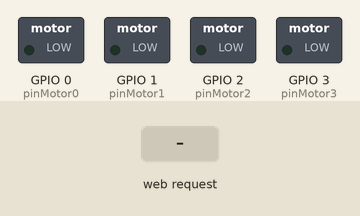
This sketch was run on a simulated ESP8266 (NodeMCU). Parts: switched loads named in the sketch (green lamp = pin HIGH). Inputs (shaded band) come from the test bench. WiFi joins after 1.5 s; servers stay silent unless stated; what the sketch prints to the serial monitor is not drawn.

Above: at 2.7 s.
2.8 s: HTTP request GET /run?w0=1 received
At 3.4 s:
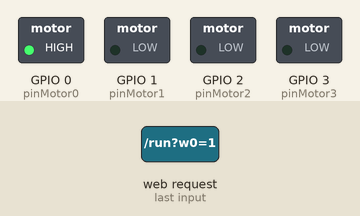
4.3 s: HTTP request GET /run?w1=1 received
At 4.6 s:
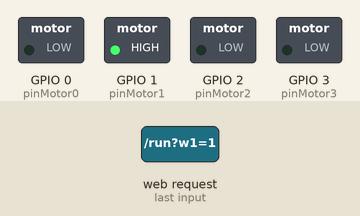
5.8 s: HTTP request GET /run?w2=1 received
At 6.9 s:
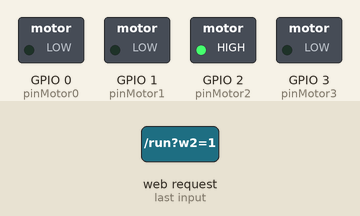
7.3 s: HTTP request GET /run?w0=1&w1=1&w2=1 received
At 8.0 s:
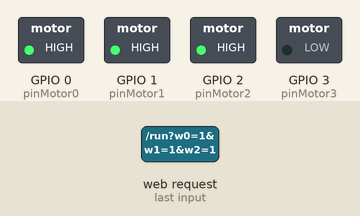
8.8 s: HTTP request GET /run received
At 9.2 s:
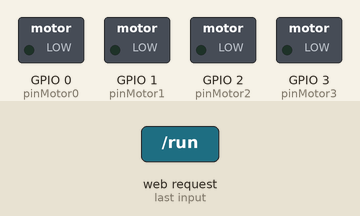
10.3 s: HTTP request GET /run?w0=120 received
At 11.5 s:
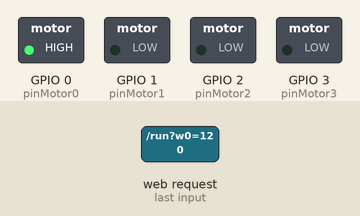
Timing chart, 0 to 12.8 s (numbered marks = the images above; inputs shaded):
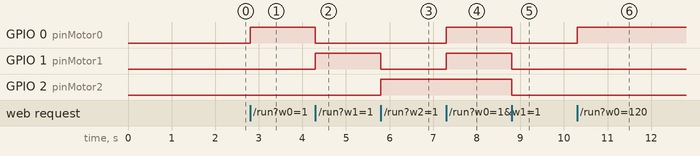

The sketch:

carUpgrade.ino
```cpp
#include <ESP8266WiFi.h>
#include <ESP8266WebServer.h>

#define pinMotor0 0
#define pinMotor1 1
#define pinMotor2 2
#define pinMotor3 3
IPAddress staticIP(192, 168, 0, 69);
IPAddress gateway(192, 168, 0, 1);   //IP Address of your WiFi Router (Gateway)
IPAddress subnet(255, 255, 255, 0);  //Subnet mask
IPAddress dns(8, 8, 8, 8);  //DNS
const char* deviceName = "esp'Ael";
ESP8266WebServer server(80); //Server on port 80
void setup() {

  pinMode(pinMotor0, OUTPUT);
  pinMode(pinMotor1, OUTPUT);
  pinMode(pinMotor2, OUTPUT);
  pinMode(pinMotor3, OUTPUT);
  //Serial.begin(115200);
  delay(1);

  WiFi.begin("Ric Net", "jrspcmcs03"); //Connect to the WiFi network
  WiFi.disconnect();
   WiFi.config(staticIP, subnet, gateway, dns);
  WiFi.hostname(deviceName);
  WiFi.begin("Ric Net", "jrspcmcs03");
  while (WiFi.status() != WL_CONNECTED) { //Wait for connection
    delay(500);
    Serial.println("Waiting to connect…");
  }
  //Serial.print(“IP address: “);
  //Serial.println(WiFi.localIP()); //Print the local IP

  //server.on(“/on”, turnOn);         //Associate the handler function to the path
  //server.on(“/off”, turnOff);        //Associate the handler function to the path
  //server.on(“/toggle”, toggle);   //Associate the handler function to the path
  server.on("/run", run);
  server.begin(); //Start the server
  //Serial.println(“Server listening”);

}
void run(){
  String w0 = server.arg("w0");
  String w1 = server.arg("w1");
  String w2 = server.arg("w2");
  String w3 = server.arg("w3");
  digitalWrite(pinMotor0,w0.toInt());
  digitalWrite(pinMotor1,w1.toInt());
  digitalWrite(pinMotor2,w2.toInt());
  digitalWrite(pinMotor3,w3.toInt());
  String t = "Car updated ^^ " + w0 + w1 + w2 + w3;
  server.send(200, "text/plain", t);
}

void loop() {
  // put your main code here, to run repeatedly:
  server.handleClient();

}
```

Measured:
- after the input at 2.8 s, GPIO 0 (pinMotor0): LOW → HIGH at once
- after the input at 4.3 s, GPIO 0 (pinMotor0): HIGH → LOW at once; GPIO 1 (pinMotor1): LOW → HIGH at once
- after the input at 5.8 s, GPIO 1 (pinMotor1): HIGH → LOW at once; GPIO 2 (pinMotor2): LOW → HIGH at once
- after the input at 7.3 s, GPIO 0 (pinMotor0), GPIO 1 (pinMotor1): LOW → HIGH at once
- after the input at 8.8 s, GPIO 0 (pinMotor0), GPIO 1 (pinMotor1), GPIO 2 (pinMotor2): HIGH → LOW at once
- after the input at 10.3 s, GPIO 0 (pinMotor0): LOW → HIGH at once
